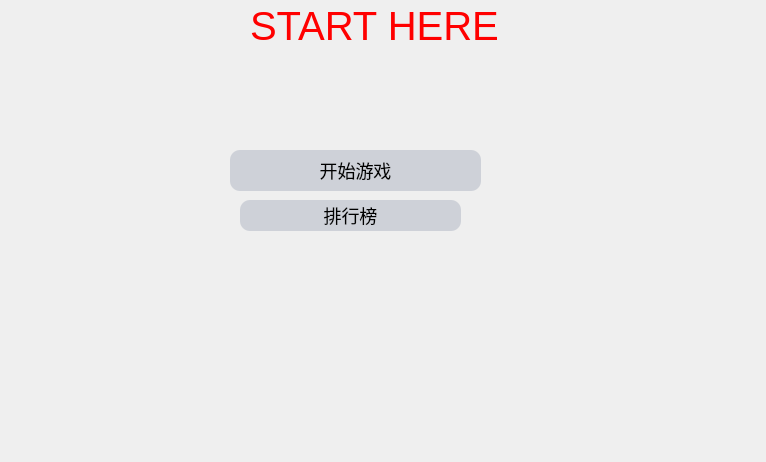
<?xml version="1.0" encoding="UTF-8"?>
<ui version="4.0">
 <class>Menu</class>
 <widget class="QWidget" name="Menu">
  <property name="geometry">
   <rect>
    <x>0</x>
    <y>0</y>
    <width>766</width>
    <height>462</height>
   </rect>
  </property>
  <property name="windowTitle">
   <string>Form</string>
  </property>
  <property name="windowIcon">
   <iconset resource="resource.qrc">
    <normaloff>:/images/media/media/5.png</normaloff>:/images/media/media/5.png</iconset>
  </property>
  <widget class="QLabel" name="label_2">
   <property name="geometry">
    <rect>
     <x>250</x>
     <y>0</y>
     <width>441</width>
     <height>51</height>
    </rect>
   </property>
   <property name="styleSheet">
    <string notr="true">QLabel {
    color: red;
    font-size: 40px;
}</string>
   </property>
   <property name="text">
    <string>START HERE</string>
   </property>
  </widget>
  <widget class="QPushButton" name="startGameButton">
   <property name="geometry">
    <rect>
     <x>230</x>
     <y>150</y>
     <width>251</width>
     <height>41</height>
    </rect>
   </property>
   <property name="styleSheet">
    <string notr="true">QPushButton {
    background: #ced1d8;
    border-style: outset;
    border-radius: 10px;
    font-size: 18px;
}
QPushButton:pressed {
    background-color: rgb(224, 0, 0);
    border-style: inset;
}
QPushButton:hover {
    background-color: rgba(198, 198, 220, 0.6);
}</string>
   </property>
   <property name="text">
    <string>开始游戏</string>
   </property>
  </widget>
  <widget class="QPushButton" name="seQuenceButton">
   <property name="geometry">
    <rect>
     <x>240</x>
     <y>200</y>
     <width>221</width>
     <height>31</height>
    </rect>
   </property>
   <property name="styleSheet">
    <string notr="true">QPushButton {
    background: #ced1d8;
    border-style: outset;
    border-radius: 10px;
    font-size: 18px;
}
QPushButton:pressed {
    background-color: rgb(224, 0, 0);
    border-style: inset;
}
QPushButton:hover {
    background-color: rgba(198, 198, 220, 0.6);
}</string>
   </property>
   <property name="text">
    <string>排行榜</string>
   </property>
  </widget>
 </widget>
 <resources>
  <include location="resource.qrc"/>
 </resources>
 <connections/>
</ui>
